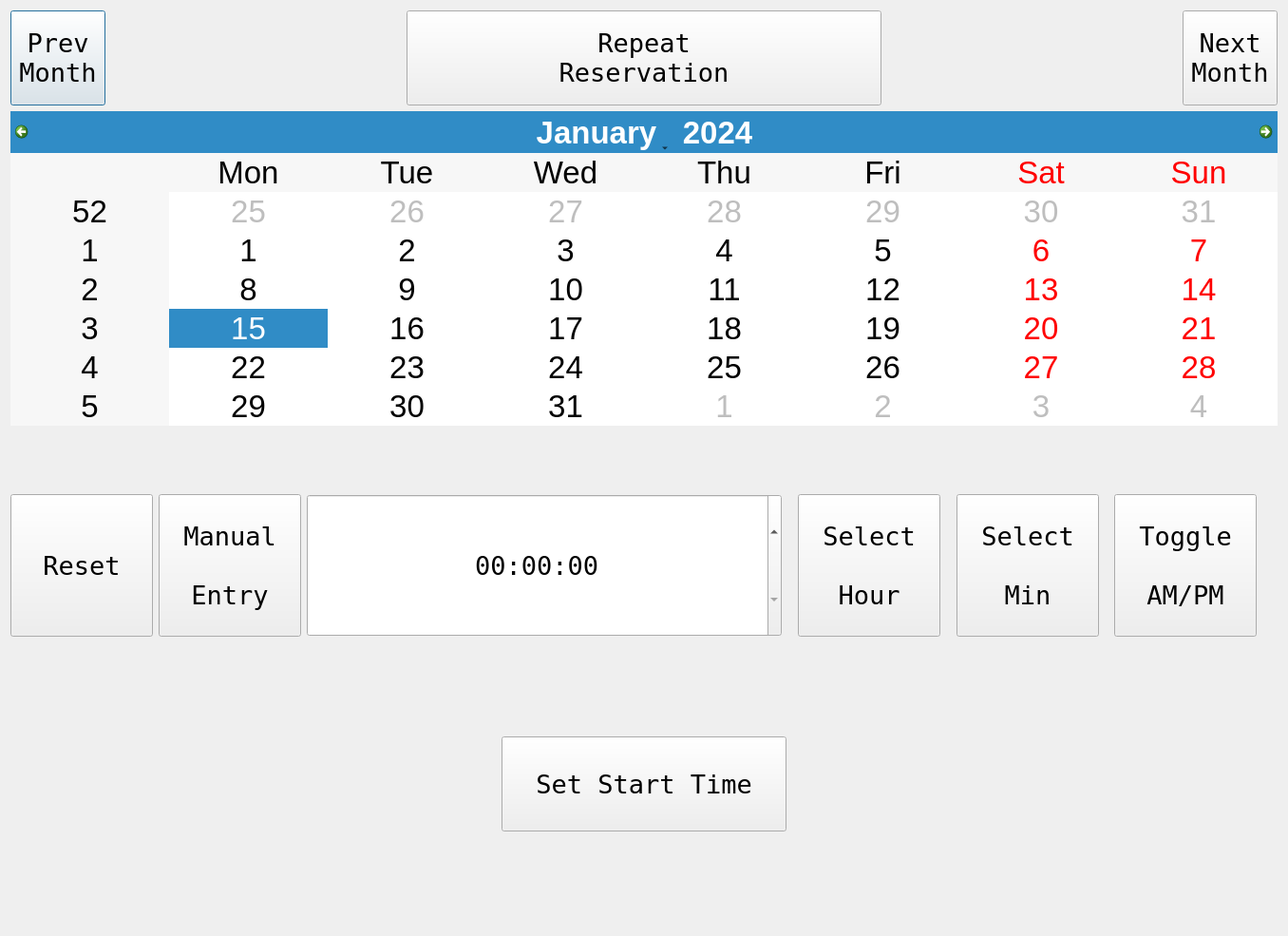
<?xml version="1.0" encoding="UTF-8"?>
<ui version="4.0">
 <class>TimeGetter</class>
 <widget class="QDialog" name="TimeGetter">
  <property name="geometry">
   <rect>
    <x>0</x>
    <y>0</y>
    <width>1356</width>
    <height>985</height>
   </rect>
  </property>
  <property name="windowTitle">
   <string>Dialog</string>
  </property>
  <layout class="QVBoxLayout" name="verticalLayout">
   <item>
    <layout class="QHBoxLayout" name="horizontalLayout_4">
     <item>
      <widget class="QPushButton" name="prevMonthButton">
       <property name="minimumSize">
        <size>
         <width>100</width>
         <height>100</height>
        </size>
       </property>
       <property name="font">
        <font>
         <family>Terminal</family>
         <pointsize>20</pointsize>
        </font>
       </property>
       <property name="text">
        <string>Prev
Month</string>
       </property>
      </widget>
     </item>
     <item>
      <spacer name="horizontalSpacer_8">
       <property name="orientation">
        <enum>Qt::Horizontal</enum>
       </property>
       <property name="sizeHint" stdset="0">
        <size>
         <width>40</width>
         <height>20</height>
        </size>
       </property>
      </spacer>
     </item>
     <item>
      <widget class="QPushButton" name="repeatReservation">
       <property name="minimumSize">
        <size>
         <width>500</width>
         <height>100</height>
        </size>
       </property>
       <property name="font">
        <font>
         <family>Terminal</family>
         <pointsize>20</pointsize>
        </font>
       </property>
       <property name="text">
        <string>Repeat
Reservation</string>
       </property>
      </widget>
     </item>
     <item>
      <spacer name="horizontalSpacer_9">
       <property name="orientation">
        <enum>Qt::Horizontal</enum>
       </property>
       <property name="sizeHint" stdset="0">
        <size>
         <width>40</width>
         <height>20</height>
        </size>
       </property>
      </spacer>
     </item>
     <item>
      <widget class="QPushButton" name="nextMonthButton">
       <property name="minimumSize">
        <size>
         <width>100</width>
         <height>100</height>
        </size>
       </property>
       <property name="font">
        <font>
         <family>Terminal</family>
         <pointsize>20</pointsize>
        </font>
       </property>
       <property name="text">
        <string>Next
Month</string>
       </property>
      </widget>
     </item>
    </layout>
   </item>
   <item>
    <widget class="QCalendarWidget" name="calendarStart">
     <property name="font">
      <font>
       <pointsize>25</pointsize>
      </font>
     </property>
    </widget>
   </item>
   <item>
    <widget class="QLabel" name="errorLabel">
     <property name="minimumSize">
      <size>
       <width>0</width>
       <height>60</height>
      </size>
     </property>
     <property name="font">
      <font>
       <family>Terminal</family>
       <pointsize>20</pointsize>
      </font>
     </property>
     <property name="text">
      <string/>
     </property>
     <property name="alignment">
      <set>Qt::AlignCenter</set>
     </property>
    </widget>
   </item>
   <item>
    <layout class="QHBoxLayout" name="horizontalLayout_2">
     <item>
      <spacer name="horizontalSpacer_10">
       <property name="orientation">
        <enum>Qt::Horizontal</enum>
       </property>
       <property name="sizeHint" stdset="0">
        <size>
         <width>40</width>
         <height>20</height>
        </size>
       </property>
      </spacer>
     </item>
     <item>
      <spacer name="horizontalSpacer_12">
       <property name="orientation">
        <enum>Qt::Horizontal</enum>
       </property>
       <property name="sizeHint" stdset="0">
        <size>
         <width>40</width>
         <height>20</height>
        </size>
       </property>
      </spacer>
     </item>
     <item>
      <spacer name="horizontalSpacer_13">
       <property name="orientation">
        <enum>Qt::Horizontal</enum>
       </property>
       <property name="sizeHint" stdset="0">
        <size>
         <width>40</width>
         <height>20</height>
        </size>
       </property>
      </spacer>
     </item>
     <item>
      <widget class="QPushButton" name="resetButton">
       <property name="minimumSize">
        <size>
         <width>150</width>
         <height>150</height>
        </size>
       </property>
       <property name="font">
        <font>
         <family>Terminal</family>
         <pointsize>20</pointsize>
        </font>
       </property>
       <property name="text">
        <string>Reset</string>
       </property>
      </widget>
     </item>
     <item>
      <widget class="QPushButton" name="manualTimeEntry">
       <property name="minimumSize">
        <size>
         <width>150</width>
         <height>150</height>
        </size>
       </property>
       <property name="font">
        <font>
         <family>Terminal</family>
         <pointsize>20</pointsize>
        </font>
       </property>
       <property name="text">
        <string>Manual

Entry</string>
       </property>
      </widget>
     </item>
     <item>
      <spacer name="horizontalSpacer_4">
       <property name="orientation">
        <enum>Qt::Horizontal</enum>
       </property>
       <property name="sizeHint" stdset="0">
        <size>
         <width>40</width>
         <height>20</height>
        </size>
       </property>
      </spacer>
     </item>
     <item>
      <widget class="QTimeEdit" name="startTimeEdit">
       <property name="minimumSize">
        <size>
         <width>500</width>
         <height>150</height>
        </size>
       </property>
       <property name="font">
        <font>
         <family>Terminal</family>
         <pointsize>20</pointsize>
        </font>
       </property>
       <property name="alignment">
        <set>Qt::AlignCenter</set>
       </property>
      </widget>
     </item>
     <item>
      <layout class="QHBoxLayout" name="horizontalLayout">
       <item>
        <spacer name="horizontalSpacer_2">
         <property name="orientation">
          <enum>Qt::Horizontal</enum>
         </property>
         <property name="sizeHint" stdset="0">
          <size>
           <width>40</width>
           <height>20</height>
          </size>
         </property>
        </spacer>
       </item>
       <item>
        <widget class="QPushButton" name="hourButton">
         <property name="minimumSize">
          <size>
           <width>150</width>
           <height>150</height>
          </size>
         </property>
         <property name="font">
          <font>
           <family>Terminal</family>
           <pointsize>20</pointsize>
          </font>
         </property>
         <property name="text">
          <string>Select

Hour</string>
         </property>
        </widget>
       </item>
       <item>
        <spacer name="horizontalSpacer">
         <property name="orientation">
          <enum>Qt::Horizontal</enum>
         </property>
         <property name="sizeHint" stdset="0">
          <size>
           <width>40</width>
           <height>20</height>
          </size>
         </property>
        </spacer>
       </item>
       <item>
        <widget class="QPushButton" name="minButton">
         <property name="minimumSize">
          <size>
           <width>150</width>
           <height>150</height>
          </size>
         </property>
         <property name="font">
          <font>
           <family>Terminal</family>
           <pointsize>20</pointsize>
          </font>
         </property>
         <property name="text">
          <string>Select

Min</string>
         </property>
        </widget>
       </item>
       <item>
        <spacer name="horizontalSpacer_3">
         <property name="orientation">
          <enum>Qt::Horizontal</enum>
         </property>
         <property name="sizeHint" stdset="0">
          <size>
           <width>40</width>
           <height>20</height>
          </size>
         </property>
        </spacer>
       </item>
       <item>
        <widget class="QPushButton" name="amppmtoggle">
         <property name="minimumSize">
          <size>
           <width>150</width>
           <height>150</height>
          </size>
         </property>
         <property name="font">
          <font>
           <family>Terminal</family>
           <pointsize>20</pointsize>
          </font>
         </property>
         <property name="text">
          <string>Toggle

AM/PM</string>
         </property>
        </widget>
       </item>
       <item>
        <spacer name="horizontalSpacer_11">
         <property name="orientation">
          <enum>Qt::Horizontal</enum>
         </property>
         <property name="sizeHint" stdset="0">
          <size>
           <width>40</width>
           <height>20</height>
          </size>
         </property>
        </spacer>
       </item>
       <item>
        <spacer name="horizontalSpacer_7">
         <property name="orientation">
          <enum>Qt::Horizontal</enum>
         </property>
         <property name="sizeHint" stdset="0">
          <size>
           <width>40</width>
           <height>20</height>
          </size>
         </property>
        </spacer>
       </item>
      </layout>
     </item>
    </layout>
   </item>
   <item>
    <spacer name="verticalSpacer_2">
     <property name="orientation">
      <enum>Qt::Vertical</enum>
     </property>
     <property name="sizeHint" stdset="0">
      <size>
       <width>20</width>
       <height>0</height>
      </size>
     </property>
    </spacer>
   </item>
   <item>
    <layout class="QHBoxLayout" name="horizontalLayout_3">
     <item>
      <spacer name="horizontalSpacer_5">
       <property name="orientation">
        <enum>Qt::Horizontal</enum>
       </property>
       <property name="sizeHint" stdset="0">
        <size>
         <width>40</width>
         <height>20</height>
        </size>
       </property>
      </spacer>
     </item>
     <item>
      <widget class="QPushButton" name="lockInButton">
       <property name="minimumSize">
        <size>
         <width>300</width>
         <height>100</height>
        </size>
       </property>
       <property name="font">
        <font>
         <family>Terminal</family>
         <pointsize>20</pointsize>
        </font>
       </property>
       <property name="text">
        <string>Set Start Time</string>
       </property>
      </widget>
     </item>
     <item>
      <spacer name="horizontalSpacer_14">
       <property name="orientation">
        <enum>Qt::Horizontal</enum>
       </property>
       <property name="sizeHint" stdset="0">
        <size>
         <width>40</width>
         <height>20</height>
        </size>
       </property>
      </spacer>
     </item>
    </layout>
   </item>
   <item>
    <spacer name="verticalSpacer">
     <property name="orientation">
      <enum>Qt::Vertical</enum>
     </property>
     <property name="sizeHint" stdset="0">
      <size>
       <width>20</width>
       <height>2</height>
      </size>
     </property>
    </spacer>
   </item>
  </layout>
 </widget>
 <resources/>
 <connections/>
</ui>
